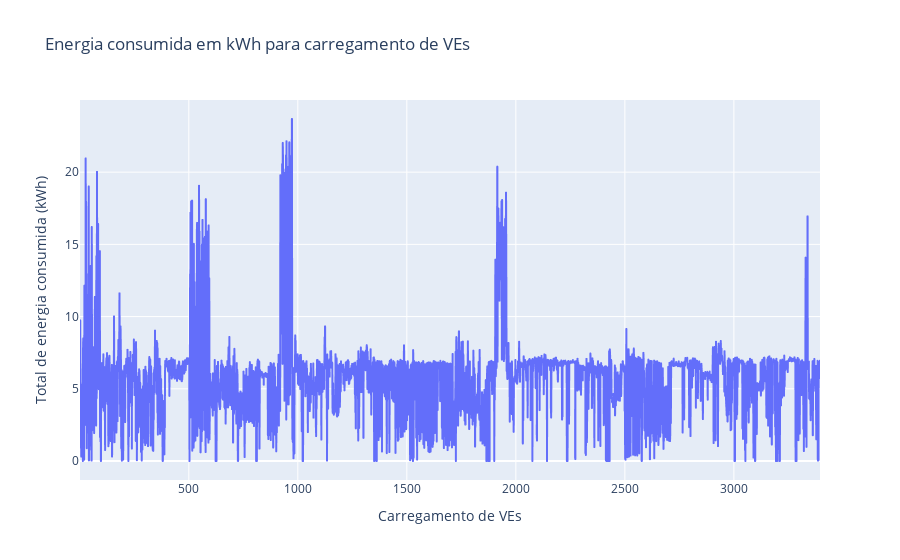

Here is the notebook cell this chart was saved with:
### Markdown cell above
Outra análise que podemos fazer, é sobre a quantidade de energia consumida para cara carregamento.

### Code cell
data_charging['Events'] = range(1, len(data_charging) + 1)

fig = px.line(
    data_charging, 
    x="Events",
    y="kwhTotal",
    labels={
        "Events": "Carregamento de VEs", 
        "kwhTotal": "Total de energia consumida (kWh)"
    },
    title="Energia consumida em kWh para carregamento de VEs"
)

# Mostrar o gráfico
fig.show()

### Figure 1 — Plotly figure (JSON) as saved in the notebook; plotly's stock layout.template omitted (floating-point values rounded to 4 significant figures; data arrays with more than 128 entries replaced by an {"elided": "..."} marker saying what was removed)
{"data": [{"hovertemplate": "Carregamento de VEs=%{x}<br>Total de energia consumida (kWh)=%{y}<extra></extra>", "legendgroup": "", "line": {"color": "#636efa", "dash": "solid"}, "marker": {"symbol": "circle"}, "mode": "lines", "name": "", "showlegend": false, "type": "scattergl", "x": {"elided": "3395 int values"}, "xaxis": "x", "y": {"elided": "3395 float values"}, "yaxis": "y"}], "layout": {"legend": {"tracegroupgap": 0}, "title": {"text": "Energia consumida em kWh para carregamento de VEs"}, "xaxis": {"anchor": "y", "domain": [0, 1], "title": {"text": "Carregamento de VEs"}}, "yaxis": {"anchor": "x", "domain": [0, 1], "title": {"text": "Total de energia consumida (kWh)"}}}}
